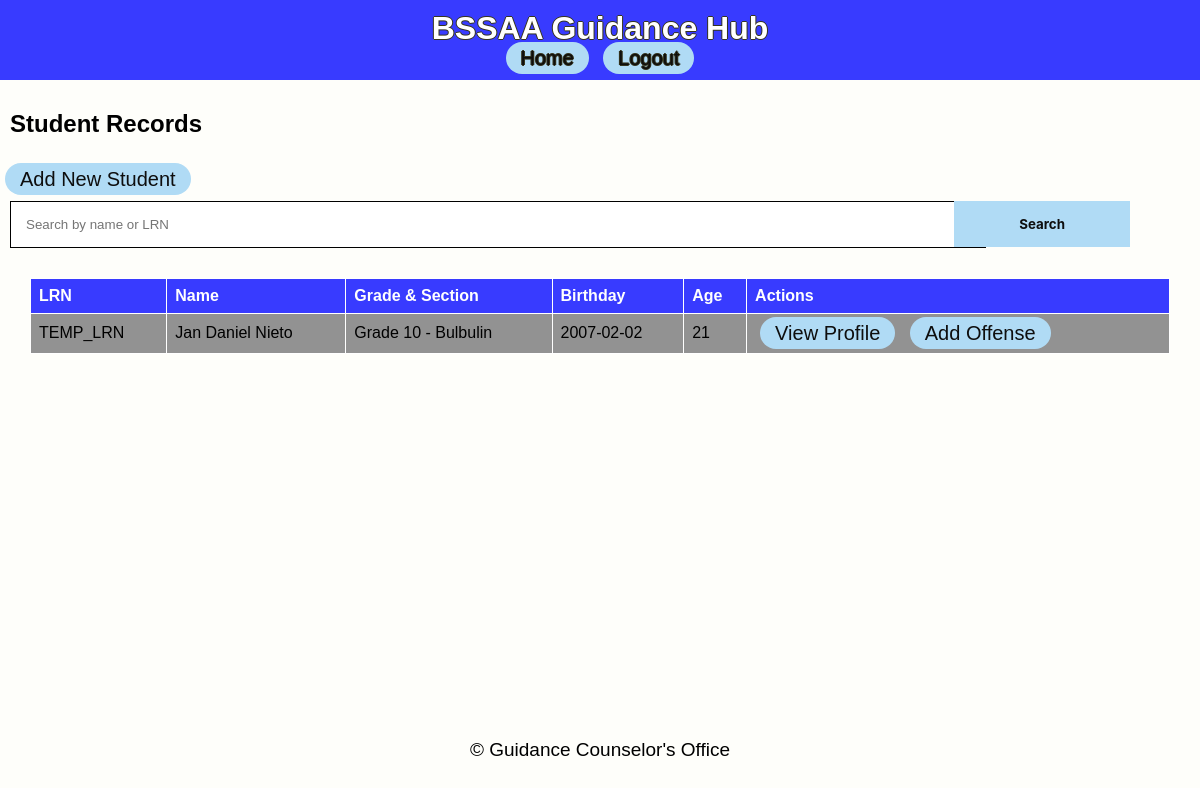
/view_records, run on an earlier commit of the app's database.
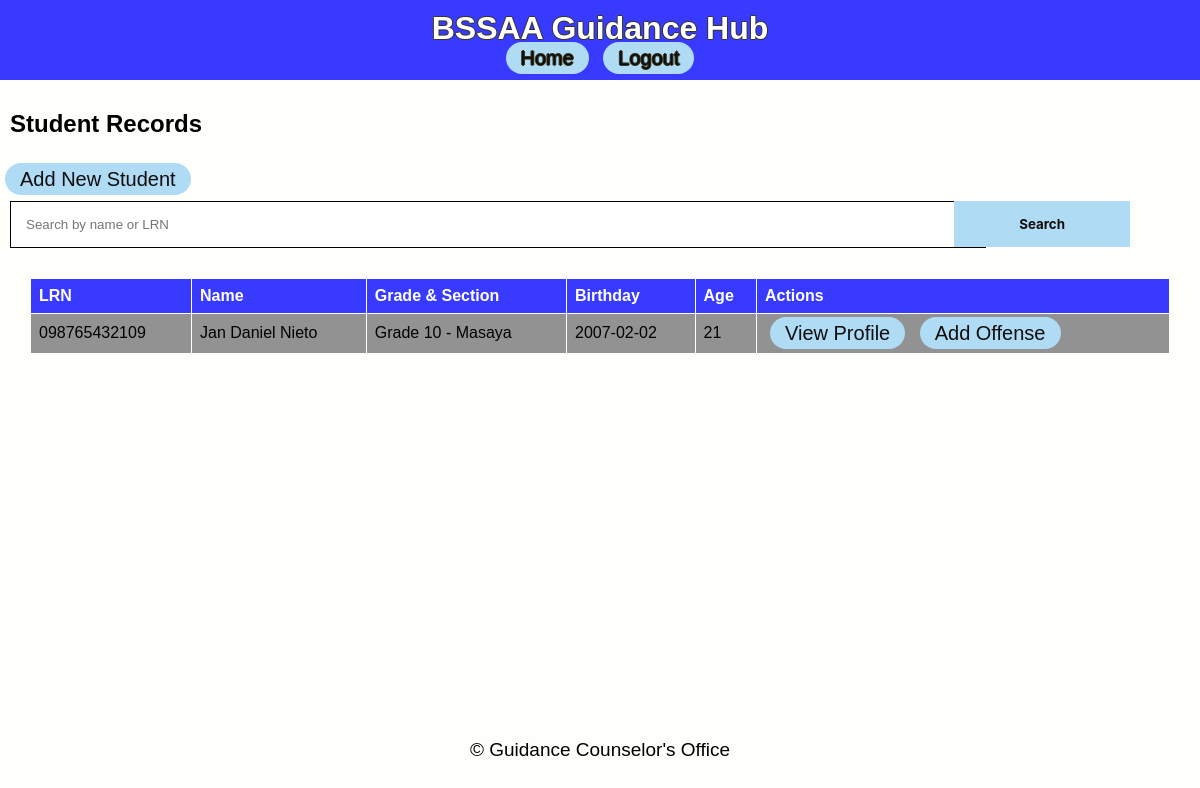
And on a later commit of the database.
### app/models.py (models this page shows)
class StudentRecord(db.Model):
    id = db.Column(db.Integer, primary_key=True)
    lrn = db.Column(db.String(12), nullable=False, unique=True)
    name = db.Column(db.String(100), nullable=False)
    grade_section = db.Column(db.String(50), nullable=False)
    birthdate = db.Column(db.Date, nullable=False)
    age = db.Column(db.Integer, nullable=False)
    mother_tongue = db.Column(db.String(50), nullable=False)
    ethnic_group = db.Column(db.String(50), nullable=True)
    religion = db.Column(db.String(50), nullable=False)
    address_house_no = db.Column(db.String(100), nullable=False)
    address_barangay = db.Column(db.String(100), nullable=False)
    address_city = db.Column(db.String(100), nullable=False)
    address_province = db.Column(db.String(100), nullable=False)
    mother_name = db.Column(db.String(100), nullable=False)
    father_name = db.Column(db.String(100), nullable=False)
    guardian_name = db.Column(db.String(100), nullable=True)
    contact_number = db.Column(db.String(15), nullable=True)
    reason = db.Column(db.String(200), nullable=True)
    type_of_offense = db.Column(db.String(100), nullable=True)
    date_time = db.Column(db.DateTime, default=datetime.utcnow)
    additional_info = db.Column(db.Text, nullable=True)
    offenses = db.relationship('OffenseRecord', backref='student', lazy=True)

### app/routes.py (the view)
@main.route('/view_records')
def view_records():
    search = request.args.get('search')
    if search:
        records = StudentRecord.query.filter(
            (StudentRecord.name.ilike(f'%{search}%')) |
            (StudentRecord.lrn.ilike(f'%{search}%'))
        ).all()
    else:
        records = StudentRecord.query.all()
    return render_template('view_records.html', records=records)

### app/templates/view_records.html
{% extends 'base.html' %}
{% block content %}
<h2>Student Records</h2>
<a href="{{ url_for('main.add_student') }}" class="capsule-button">Add New Student</a>
<form method="GET" action="{{ url_for('main.view_records') }}">
    <input class="searchbox" type="text" name="search" placeholder="Search by name or LRN" value="{{ request.args.get('search', '') }}">
    <button type="submit">Search</button>
</form>
<table>
    <tr>
        <th>LRN</th>
        <th>Name</th>
        <th>Grade & Section</th>
        <th>Birthday</th>
        <th>Age</th>
        <th>Actions</th>
    </tr>
    {% for record in records %}
    <tr>
        <td>{{ record.lrn }}</td>
        <td>{{ record.name }}</td>
        <td>{{ record.grade_section }}</td>
        <td>{{ record.birthdate }}</td>
        <td>{{ record.age }}</td>
        <td>
            <a href="{{ url_for('main.view_profile', student_id=record.id) }}">View Profile</a>
            <a href="{{ url_for('main.add_offense', student_id=record.id) }}">Add Offense</a>
        </td>
    </tr>
    {% endfor %}
</table>
{% endblock %}

What changed in the data, as far as the page shows it:
changed StudentRecord "Jan Daniel Nieto": lrn "TEMP_LRN" → "098765432109"; grade_section "Grade 10 - Bulbulin" → "Grade 10 - Masaya"
